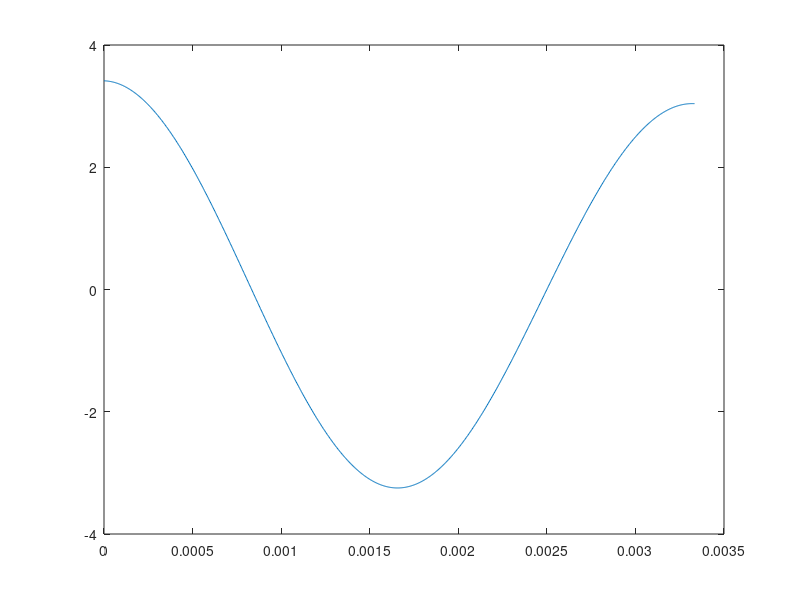

This figure's MATLAB source:
clear all;
close all;
clc;
%tham so co ban
fc = 300;    %tan so song mang [Hz]
phi_c = 0;   %pha cua song mang[rad]
N = 2^10;    %tong so mau
T0 = 0;      %thoi diem bat dau
T_end = 1/300;    %thoi diem ket thuc
Ts = (T_end - T0)/(N-1); %chu ki lay mau
fs = 1/Ts;  %tan so lay mau
k = 1;     %chi so dieu che
t = T0:Ts:T_end; 
%tin hieu ban tin
s = 2*cos(20*pi*t + pi/4) + cos(30*pi*t);
%tin hieu song mang
c = cos(2*pi*fc*t + phi_c);
%dieu che
y = (1 + k*s).*c;
plot(t,y);